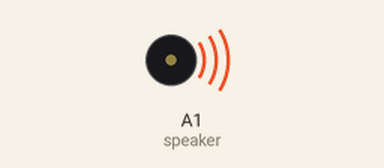
This sketch was run on a simulated Arduino Uno, built with avr-gcc and run on an emulated ATmega328P. Parts: buzzer (waves = sounding).

Above: at 2.1 s.
At 5.8 s:
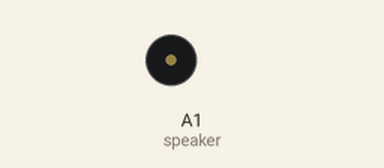
Timing chart, 0 to 7.3 s (numbered marks = the images above):
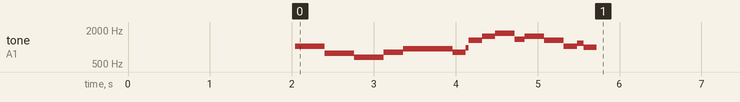

The sketch:

adafruit002_buzzertester.ino
```cpp
#define toneC    1911
#define toneC1    1804
#define toneD    1703
#define toneEb    1607
#define toneE    1517
#define toneF    1432
#define toneF1    1352
#define toneG    1276
#define toneAb    1204
#define toneA    1136
#define toneBb    1073
#define toneB    1012
#define tonec       955
#define tonec1      902
#define toned       851
#define toneeb      803
#define tonee       758
#define tonef       716
#define tonef1      676
#define toneg       638
#define toneab      602
#define tonea       568
#define tonebb      536
#define toneb       506

#define tonep       0

int speaker = A1;
long vel = 20000;
boolean hasplayed = false;

void setup() {
  pinMode(speaker, OUTPUT);
  delay(2000);
}

int melod[] = {tonec, toneG, toneE, toneA, toneB, toneBb, toneA, toneG, tonee, toneg, tonea, tonef, toneg, tonee, tonec, toned, toneB};
int ritmo[] = {18, 18, 18, 12, 12, 6, 12, 8, 8, 8, 12, 6, 12, 12, 6, 6, 6};

void loop() {
  if (hasplayed == true){ return;}
  for (int i=0; i<17; i++) {
    int tom = melod[i];
    int tempo = ritmo[i];

    long tvalue = tempo * vel;

    tocar(tom, tvalue);

    delayMicroseconds(1000);
  }	    delay(1000);

  hasplayed = true;
}

void tocar(int tom, long tempo_value) {
  long tempo_gasto = 0;
  while (tempo_gasto < tempo_value) {
    digitalWrite(speaker, HIGH);
    delayMicroseconds(tom / 2);

    digitalWrite(speaker, LOW);
    delayMicroseconds(tom/2);
    tempo_gasto += tom;
  }
}
```

Measured:
- by itself, tone on A1 (speaker): plays 1040 Hz for 0.36 s, 779 Hz for 0.36 s, 654 Hz for 0.36 s, 810 Hz for 0.24 s, 925 Hz for 0.60 s, 808 Hz for 0.16 s … (16 notes in this stretch)
